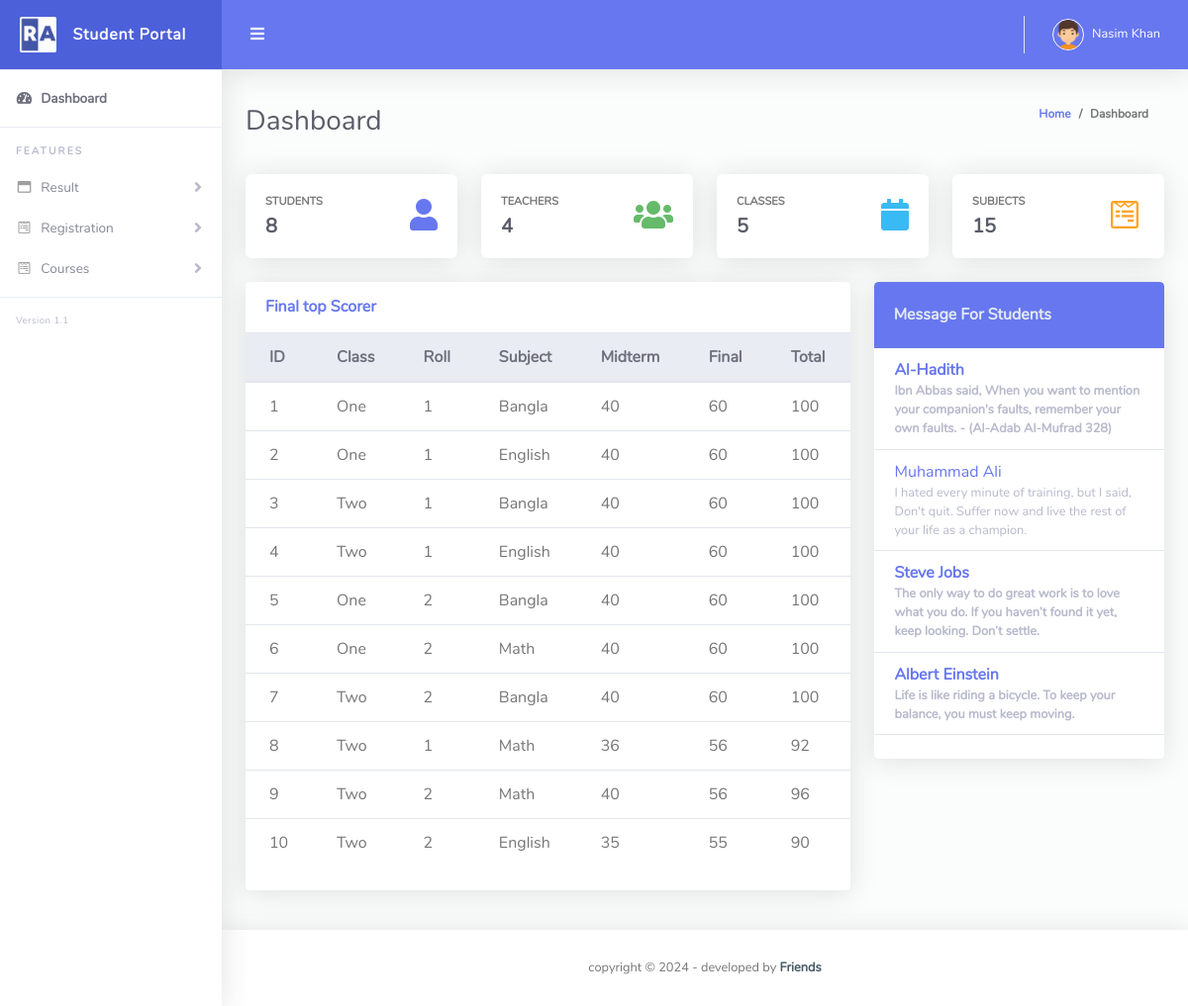
The page /student_portal.php (signed in) on the database its author committed.
### tables this page shows
CREATE TABLE `result` (
  `result_id` int(5) NOT NULL,
  `class` int(5) NOT NULL,
  `student_roll` int(5) NOT NULL,
  `subject` int(5) NOT NULL,
  `midterm` int(2) NOT NULL,
  `final` int(2) NOT NULL,
  `updated_by` varchar(100) DEFAULT NULL,
  `inserted_by` varchar(100) DEFAULT NULL
);

### student_portal.php (the view, shortened to what this page needs)
<?php
require('connection.php');
$user_type          = $_SESSION['user_type'];
if ($user_type == 'student') {
?>
  <?php
  $sql3 = "SELECT * FROM subject";
  $query3 = $conn->query($sql3);
  $data_list1 = array();
  while ($data = mysqli_fetch_assoc($query3)) {
    $subject_id    = $data['subject_id'];
    $subject_name  = $data['subject_name'];
    $data_list1[$subject_id] = $subject_name;
  }
  $sql1 = "SELECT* FROM class";
  $query1 = $conn->query($sql1);
  $data_list2 = array();
  while ($data = mysqli_fetch_assoc($query1)) {
    $class_id = $data['class_id'];
    $class_name = $data['class_name'];
    $data_list2[$class_id] = $class_name;
  }
  $sql = "SELECT * FROM result ORDER BY final DESC  LIMIT 10";
  $query = $conn->query($sql);
  ?>
  <!DOCTYPE html>
  <html lang="en">
  <head>
    <link href="vendor/fontawesome-free/css/all.min.css" rel="stylesheet" type="text/css">
    <link href="vendor/bootstrap/css/bootstrap.min.css" rel="stylesheet" type="text/css">
    <link href="css/ruang-admin.min.css" rel="stylesheet">
  </head>
  <body id="page-top">
    <div id="wrapper">
      <?php include('student_sidebar.php') ?>
      <div id="content-wrapper" class="d-flex flex-column">
        <div id="content">
          <?php include('topbar.php'); ?>
          <div class="container-fluid" id="container-wrapper">
            <div class="d-sm-flex align-items-center justify-content-between mb-4">
              <h1 class="h3 mb-0 text-gray-800">Dashboard</h1>
              <ol class="breadcrumb">
                <li class="breadcrumb-item"><a href="./">Home</a></li>
                <li class="breadcrumb-item active" aria-current="page">Dashboard</li>
              </ol>
            </div>
            <div class="row mb-3">
              <div class="col-xl-3 col-md-6 mb-4">
                <div class="card h-100">
                  <div class="card-body">
                    <div class="row align-items-center">
                      <div class="col mr-2">
                        <div class="text-xs font-weight-bold text-uppercase mb-1">Students</div>
                        <?php
                        $sql1 = "SELECT * FROM users WHERE user_type='student'";
                        $query1 = $conn->query($sql1);
                        $total_student = mysqli_num_rows($query1);
                        ?>
                        <div class="h5 mb-0 font-weight-bold text-gray-800"><?php echo $total_student ?></div>
                      </div>
                      <div class="col-auto">
                        <i class="fas fa-user fa-2x text-primary"></i>
                      </div>
                    </div>
                  </div>
                </div>
              </div>
              <div class="col-xl-3 col-md-6 mb-4">
                <div class="card h-100">
                  <div class="card-body">
                    <div class="row no-gutters align-items-center">
                      <div class="col mr-2">
                        <div class="text-xs font-weight-bold text-uppercase mb-1">Teachers</div>
                        <?php
                        $sql2 = "SELECT * FROM users WHERE user_type='teacher'";
                        $query2 = $conn->query($sql2);
                        $total_teacher = mysqli_num_rows($query2);
                        ?>
                        <div class="h5 mb-0 font-weight-bold text-gray-800"><?php echo $total_teacher ?></div>
                      </div>
                      <div class="col-auto">
                        <i class="fas fa-users fa-2x text-success"></i>
                      </div>
                    </div>
                  </div>
                </div>
              </div>
              <div class="col-xl-3 col-md-6 mb-4">
                <div class="card h-100">
                  <div class="card-body">
                    <div class="row no-gutters align-items-center">
                      <div class="col mr-2">
                        <div class="text-xs font-weight-bold text-uppercase mb-1">Classes</div>
                        <?php
                        $sql3 = "SELECT * FROM class";
                        $query3 = $conn->query($sql3);
                        $total_class = mysqli_num_rows($query3);
                        ?>
                        <div class="h5 mb-0 mr-3 font-weight-bold text-gray-800"><?php echo $total_class ?></div>
                      </div>
                      <div class="col-auto">
                        <i class="fas fa-calendar fa-2x text-info"></i>
                      </div>
                    </div>
                  </div>
                </div>
              </div>
              <div class="col-xl-3 col-md-6 mb-4">
                <div class="card h-100">
                  <div class="card-body">
                    <div class="row no-gutters align-items-center">
                      <div class="col mr-2">
                        <div class="text-xs font-weight-bold text-uppercase mb-1">Subjects</div>
                        <?php
                        $sql4 = "SELECT * FROM subject";
                        $query4 = $conn->query($sql4);
                        $total_subject = mysqli_num_rows($query4);
                        ?>
                        <div class="h5 mb-0 font-weight-bold text-gray-800"><?php echo $total_subject ?></div>
                      </div>
                      <div class="col-auto">
                        <i class="fab fa-fw fa-wpforms fa-2x text-warning"></i>
                      </div>
                    </div>
                  </div>
                </div>
              </div>
              <div class="col-xl-8 col-lg-7 mb-4">
                <div class="card">
                  <div class="card-header py-3 d-flex flex-row align-items-center justify-content-between">
                    <h6 class="m-0 font-weight-bold text-primary">Final top Scorer</h6>
                  </div>
                  <div class="table-responsive">
                    <table class="table align-items-center table-flush">
                      <thead class="thead-light">
                        <tr>
                          <th>ID</th>
                          <th>Class</th>
                          <th>Roll</th>
                          <th>Subject</th>
                          <th>Midterm</th>
                          <th>Final</th>
                          <th>Total</th>
                        </tr>
                      </thead>
                      <tbody>
                        <?php
                        $sl = 0;
                        while ($data = mysqli_fetch_array($query)) {
                          $class          = $data['class'];
                          $student_roll   = $data['student_roll'];
                          $subject        = $data['subject'];
                          $midterm        = $data['midterm'];
                          $final          = $data['final'];
                          $total = $midterm + $final;
                          $sl++;
                        ?>
                          <tr>
                            <td><?php echo $sl ?></td>
                            <td><?php echo $data_list2[$class] ?></td>
                            <td><?php echo $student_roll ?></td>
                            <td><?php echo $data_list1[$subject] ?></td>
                            <td><?php echo $midterm ?></td>
                            <td><?php echo $final ?></td>
                            <td><?php echo $total ?></td>
                          </tr>
                        <?php
                        }
                        ?>
                      </tbody>
                    </table>
                  </div>
                  <div class="card-footer"></div>
                </div>
              </div>
              <div class="col-xl-4 col-lg-5 ">
                <div class="card">
                  <div class="card-header py-4 bg-primary d-flex flex-row align-items-center justify-content-between">
                    <h6 class="m-0 font-weight-bold text-light">Message For Students</h6>
                  </div>
                  <div>
                    <div class="customer-message align-items-center">
                      <a class="font-weight-bold" href="#">
                        <div class="text-truncate message-title">Al-Hadith</div>
                        <div class="small text-gray-500 message-time font-weight-bold">Ibn Abbas said, When you want to mention your companion's faults, remember your own faults. - (Al-Adab Al-Mufrad 328)</div>
                      </a>
                    </div>
                    <div class="customer-message align-items-center">
                      <a href="#">
                        <div class="text-truncate message-title">Muhammad Ali</div>
                        <div class="small text-gray-500 message-time">I hated every minute of training, but I said, Don't quit. Suffer now and live the rest of your life as a champion.</div>
                      </a>
                    </div>
                    <div class="customer-message align-items-center">
                      <a class="font-weight-bold" href="#">
                        <div class="text-truncate message-title">Steve Jobs</div>
                        <div class="small text-gray-500 message-time font-weight-bold">The only way to do great work is to love what you do. If you haven’t found it yet, keep looking. Don’t settle.</div>
                      </a>
                    </div>
                    <div class="customer-message align-items-center">
                      <a class="font-weight-bold" href="#">
                        <div class="text-truncate message-title">Albert Einstein</div>
                        <div class="small text-gray-500 message-time font-weight-bold">Life is like riding a bicycle. To keep your balance, you must keep moving.</div>
                      </a>
                    </div>
                    <div class="card-footer text-center">
                    </div>
                  </div>
                </div>
              </div>
            </div>
          </div>
        </div>
        <footer class="sticky-footer bg-white">
          <div class="container my-auto">
            <div class="copyright text-center my-auto">
              <span>copyright &copy;  - developed by
                <b><a href="#" target="_blank">Friends</a></b>
              </span>
            </div>
          </div>
        </footer>
      </div>
    </div>
  </body>
  </html>
<?php
} else {
  header('location:login.php');
}
?>

### rows shown on the page
result: class "One", student_roll "1", subject "Bangla", midterm "40", final "60", total "100"
result: class "One", student_roll "1", subject "English", midterm "40", final "60", total "100"
result: class "Two", student_roll "1", subject "Bangla", midterm "40", final "60", total "100"
result: class "Two", student_roll "1", subject "English", midterm "40", final "60", total "100"
result: class "One", student_roll "2", subject "Bangla", midterm "40", final "60", total "100"
result: class "One", student_roll "2", subject "Math", midterm "40", final "60", total "100"
result: class "Two", student_roll "2", subject "Bangla", midterm "40", final "60", total "100"
result: class "Two", student_roll "1", subject "Math", midterm "36", final "56", total "92"
result: class "Two", student_roll "2", subject "Math", midterm "40", final "56", total "96"
result: class "Two", student_roll "2", subject "English", midterm "35", final "55", total "90"

### other values the page prints
$username "Nasim Khan"
$total_student "8"
$total_teacher "4"
$total_class "5"
$total_subject "15"
